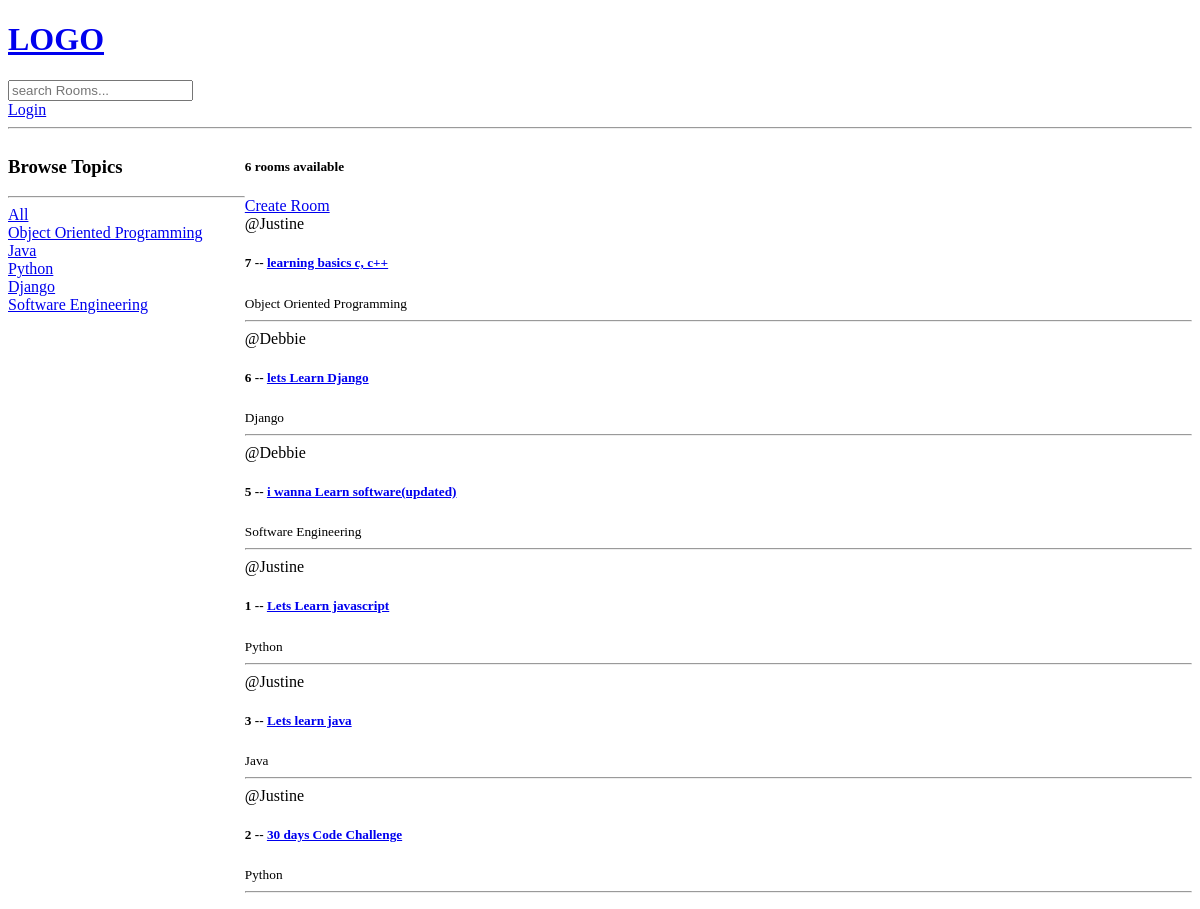
Before: / with the older database file.
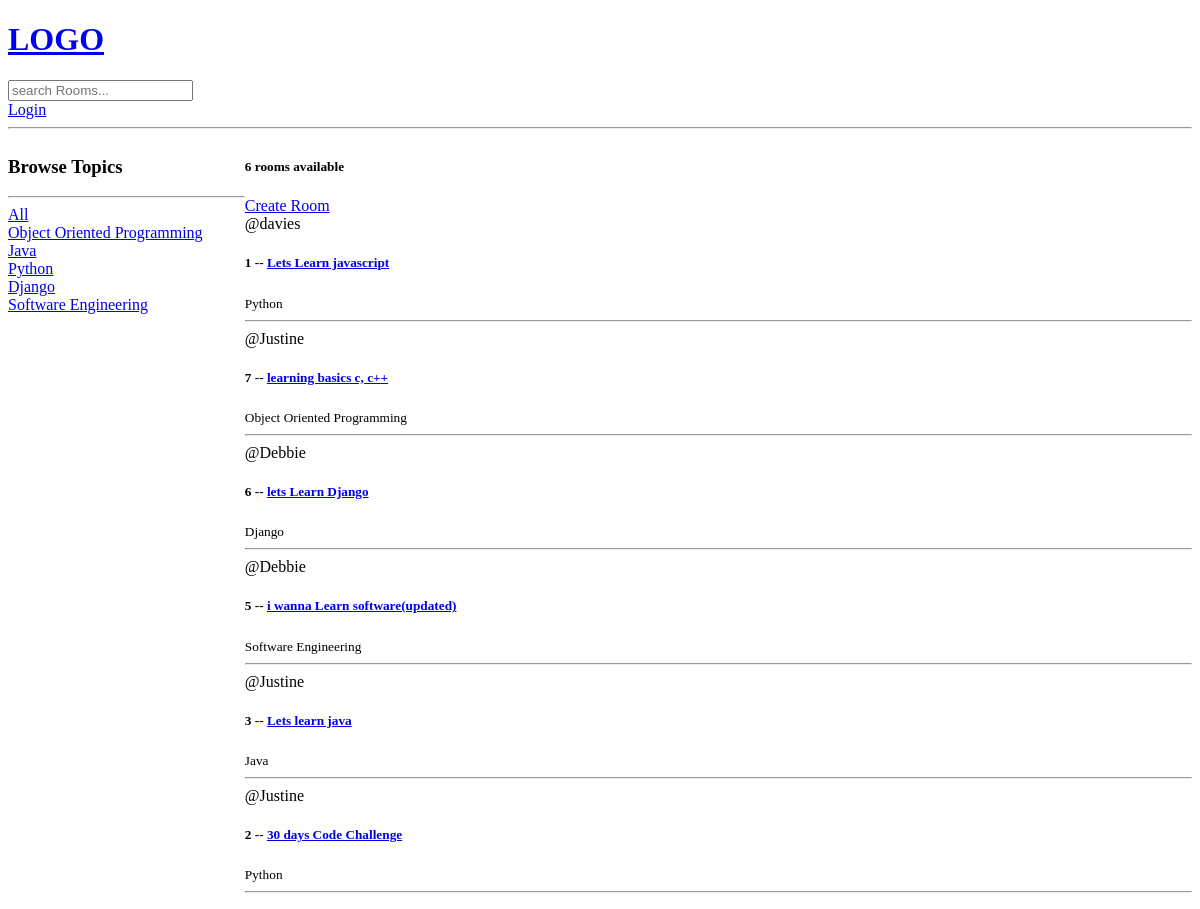
After: the same page with the newer database file.
### knowledge/models.py (models this page shows, shortened)
class Topic(models.Model):
    name = models.CharField(max_length=200)

class Room(models.Model):
    host =models.ForeignKey(User,on_delete=models.SET_NULL, null=True)
    topic = models.ForeignKey(Topic,on_delete=models.SET_NULL, null=True)
    name = models.CharField(max_length=200)
    description = models.TextField(null=True,blank=True)
    participants =models.ManyToManyField(User,related_name='paticipants', blank=True)
    updated = models.DateTimeField(auto_now=True)
    created = models.DateTimeField(auto_now_add=True)
    class Meta:
        ordering = ['-updated', '-created']

### knowledge/views.py (the view)
# urls.py: 2. Add a URL to urlpatterns:  path('', views.home, name='home')
def home(request):
    q = request.GET.get('q') if request.GET.get('q') != None else ''
    rooms = Room.objects.filter(
        Q(topic__name__icontains=q) |
        Q(name__icontains=q) |
        Q(description__icontains=q)
     )
    topics = Topic.objects.all()
    room_count = rooms.count()
    context = {'rooms': rooms, 'topics':topics, 'room_count':room_count}
    return render(request, 'knowledge/home.html',context)

### knowledge/templates/knowledge/home.html (shortened to what this page needs)
{% extends 'main.html' %}
{% block content %}
<div class="home-container">
    <div>
        <h3>Browse Topics</h3>
        <hr>
        <div>
            <a href="{% url 'home' %}">All</a>
        </div>
        {% for topic in topics %}
        <div>
            <a href="{% url 'home' %}?q={{topic.name}}">{{topic.name}}</a>
        </div>
        {% endfor %}
    </div>
    <div>
        <h5>{{room_count}} rooms available</h5>
        <a href="{% url 'create-room' %}">Create Room</a>
        <div>
            {% for room in rooms%}
                <div>
                    <span>@{{room.host.username}}</span>
                    <h5>{{room.id}} -- <a href="{% url 'room' room.id %}">{{room.name}}</a></h5>
                    <small>{{room.topic.name}}</small>
                    <hr>
                </div>
            {% endfor %}
        </div>
    </div>
</div>
{% endblock content %}

### templates/main.html (shortened to what this page needs)
<!DOCTYPE html>
<html lang="en">
<head>
</head>
<body>
   {% include 'navbar.html' %}
   {% block content %}
   {% endblock %}
</body>
</html>

### templates/navbar.html
<a href="/">
    <h1>LOGO</h1>
</a>
<form method="GET" action="{% url 'home' %}">
    <input type="text" name="q" placeholder="search Rooms...">
</form>
{% if request.user.is_authenticated %}
<p>Hello {{request.user}}</p>
<a href="{% url 'logout' %}">Logout</a>
{% else %}
<a href="{% url 'login' %}">Login</a>
{% endif %}
<hr>

### knowledge/templates/knowledge/home.html (style rules this page uses)
.home-container { display: grid; grid-template-columns: 1fr 4fr; }

Changed rows visible on the page:
changed Room "Lets Learn javascript": host.username "Justine" → "davies"; moves up the list
